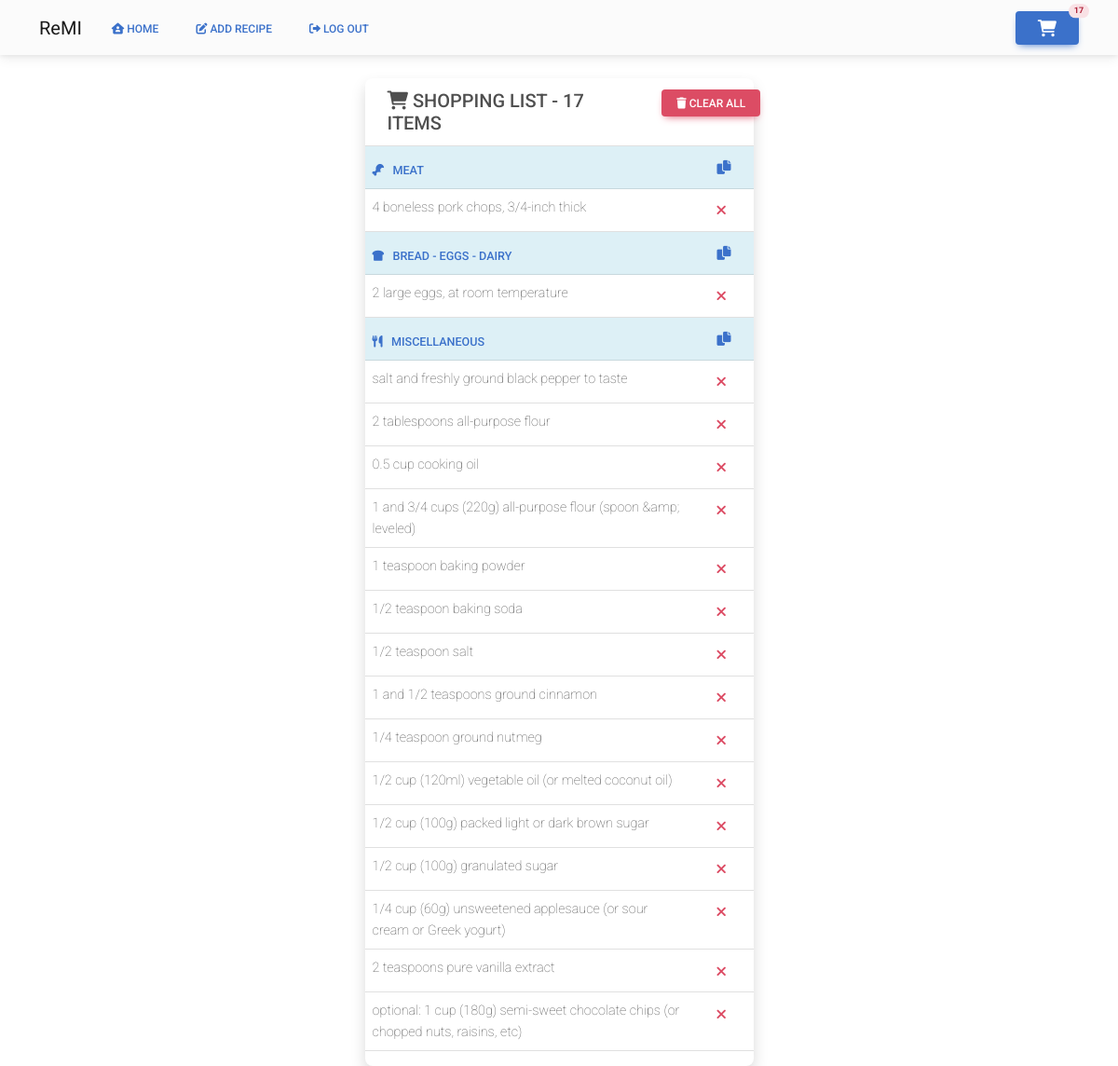
/cart (signed in), run on the app's committed database.
### website/models.py (models this page shows)
class ShoppingList(db.Model):
    id = db.Column(db.Integer, primary_key=True)
    shopping_item = db.Column(db.String())
    category = db.Column(db.String())

### website/views.py (the view)
@views.route('/cart')
@login_required
def cart():
    shopping_list = ShoppingList.query.count()
    shopping_items_pasta = ShoppingList.query.filter_by(category='pasta').all()
    shopping_items_produce = ShoppingList.query.filter_by(category='produce').all()
    shopping_items_misc = ShoppingList.query.filter_by(category='misc').all()
    shopping_items_dairy = ShoppingList.query.filter_by(category='dairy_bread').all()
    shopping_items_meat = ShoppingList.query.filter_by(category='meat').all()
    shopping_items_frozen = ShoppingList.query.filter_by(category='frozen').all()
    shopping_items_coffee = ShoppingList.query.filter_by(category='coffee_tea').all()
    return render_template("cart.html", user=current_user, shopping_list=shopping_list, pasta=shopping_items_pasta,
                           produce=shopping_items_produce, misc=shopping_items_misc, dairy=shopping_items_dairy,
                           meat=shopping_items_meat, frozen=shopping_items_frozen, coffee=shopping_items_coffee)

### website/__init__.py (called while the page is built)
def create_app():
    app = Flask(__name__)
    app.config['SECRET_KEY'] = 'sdf897sdf987'
    app.config['SQLALCHEMY_DATABASE_URI'] = f'sqlite:///{DB_NAME}'
    db.init_app(app)
    from .views import views
    from .auth import auth
    app.register_blueprint(views, url_prefix='/')
    app.register_blueprint(auth, url_prefix='/')
    from .models import User, Recipe
    with app.app_context():
        db.create_all()
    login_manager = LoginManager()
    login_manager.login_view = 'auth.login'
    login_manager.init_app(app)
    @login_manager.user_loader
    def load_user(id):
        return User.query.get(int(id))
    return app

### website/templates/cart.html (shortened to what this page needs)
{% extends "base.html" %}
{% block content %}
<br>
<div class="container col-md-5">
    <div class="main-content">
        <div class="container mt-6">
            <div class="col">
                <div class="card shadow">
                    <div class="card-header border-0">
                        <div class="row">
                        <div class="col">
                        <h5 class="mb-0"><i class="fa-sharp fa-solid fa-cart-shopping fa-md"></i> SHOPPING LIST - {{
                            shopping_list }} ITEMS
                        </h5>
                        </div>
                        <div class="col-3">
                            <button type="button" class="btn btn-danger btn-sm text-nowrap" data-mdb-toggle="modal"
                                    data-mdb-target="#clear_cart"><i class="fa fa-trash"></i> Clear All
                            </button>
                        </div>
                        </div>
                    </div>
                    <div class="table-responsive">
                        <table class="table align-items-center table-flush table-sm">
                            {% if meat %}
                            <thead class="table-info">
                            <tr>
                                <th class="border-top" scope="col"><small class="text-primary"><i
                                        class="fa-solid fa-drumstick-bite"></i> &nbsp;&nbsp;MEAT</small></th>
                                <th class="border-top" scope="col"><button type="button"
                                            class="btn btn-link btn-sm"></button></th>
                            </tr>
                            </thead>
                            <tbody>
                            {% for item in meat %}
                            <tr>
                                <td>
                                    <span class="fw-lighter">{{ item.shopping_item }}</span>
                                </td>
                                <td>
                                      <button onclick="delete_shopping_item({{ item.id }})" type="button"
                                              class="btn btn-link btn-sm"><span class="text-danger"></span></button>
                                </td>
                            </tr>
                            {% endfor %}
                            </tbody>
                            {% endif %}
                            {% if dairy %}
                            <thead class="table-info">
                            <tr>
                                <th class="border-top" scope="col"><small class="text-primary"><i
                                        class="fa-solid fa-bread-slice"></i> &nbsp;&nbsp;BREAD - EGGS -
                                    DAIRY</small></th>
                                <th class="border-top" scope="col"><button type="button"
                                            class="btn btn-link btn-sm"></button></th>
                            </tr>
                            </thead>
                            <tbody>
                            {% for item in dairy %}
                            <tr>
                                <td>
                                    <span class="fw-lighter">{{ item.shopping_item }}</span>
                                </td>
                                <td>
                                      <button onclick="delete_shopping_item({{ item.id }})" type="button"
                                              class="btn btn-link btn-sm"><span class="text-danger"></span></button>
                                </td>
                            </tr>
                            {% endfor %}
                            </tbody>
                            {% endif %}
                            {% if misc %}
                            <thead class="table-info">
                            <tr>
                                <th class="border-top" scope="col"><small class="text-primary">
                                    <i class="fa-solid fa-utensils"></i> &nbsp;&nbsp;MISCELLANEOUS</small></th>
                                <th class="border-top" scope="col"><button type="button"
                                            class="btn btn-link btn-sm"></button></th>
                            </tr>
                            </thead>
                            <tbody>
                            {% for item in misc %}
                            <tr class="border-top">
                                <td class="border-top">
                                    <span class="fw-lighter">{{ item.shopping_item }}</span>
                                </td>
                                <td>
                                      <button onclick="delete_shopping_item({{ item.id }})" type="button"
                                              class="btn btn-link btn-sm"><span class="text-danger"></span></button>
                                </td>
                            </tr>
                            {% endfor %}
                            </tbody>
                            {% endif %}
                        </table>
                    </div>
                </div>
            </div>
        </div>
    </div>
</div>
{% endblock %}

### data on the page
ShoppingList: shopping_item "4 boneless pork chops, 3/4-inch thick"
ShoppingList: shopping_item "2 large eggs, at room temperature"
ShoppingList: shopping_item "salt and freshly ground black pepper to taste"
ShoppingList: shopping_item "2 tablespoons all-purpose flour"
ShoppingList: shopping_item "0.5 cup cooking oil"
ShoppingList: shopping_item "1 and 3/4 cups (220g) all-purpose flour (spoon &amp; leveled)"
ShoppingList: shopping_item "1 teaspoon baking powder"
ShoppingList: shopping_item "1/2 teaspoon baking soda"
ShoppingList: shopping_item "1/2 teaspoon salt"
ShoppingList: shopping_item "1 and 1/2 teaspoons ground cinnamon"
ShoppingList: shopping_item "1/4 teaspoon ground nutmeg"
ShoppingList: shopping_item "1/2 cup (120ml) vegetable oil (or melted coconut oil)"
ShoppingList: shopping_item "1/2 cup (100g) packed light or dark brown sugar"
ShoppingList: shopping_item "1/2 cup (100g) granulated sugar"
ShoppingList: shopping_item "1/4 cup (60g) unsweetened applesauce (or sour cream or Greek yogurt)"
ShoppingList: shopping_item "2 teaspoons pure vanilla extract"
ShoppingList: shopping_item "optional: 1 cup (180g) semi-sweet chocolate chips (or chopped nuts, raisins, etc)"

### other printed values
{{ shopping_list }} "17"
